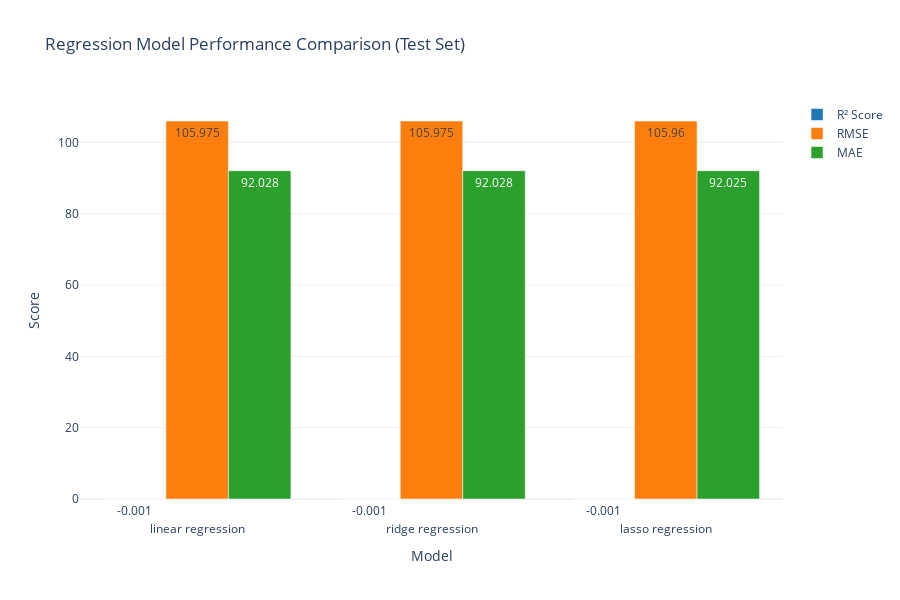

The code cell stored with this chart in its notebook:
### Markdown cell above
## 6. Machine Learning Model Visualizations

### Code cell
# Regression Model Comparison
print("Creating regression model comparison...")

try:
    regression_results = pd.read_csv('models/regression_model_comparison.csv')
    
    fig = go.Figure()
    
    # Add traces for each metric (use test metrics)
    metrics = [('test_r2', 'R² Score'), ('test_rmse', 'RMSE'), ('test_mae', 'MAE')]
    colors = ['#1f77b4', '#ff7f0e', '#2ca02c']
    
    for (col, label), color in zip(metrics, colors):
        if col in regression_results.columns:
            fig.add_trace(go.Bar(
                name=label,
                x=regression_results['model'],
                y=regression_results[col],
                text=regression_results[col].round(3),
                textposition='auto',
                marker_color=color
            ))
    
    fig.update_layout(
        title='Regression Model Performance Comparison (Test Set)',
        xaxis_title='Model',
        yaxis_title='Score',
        barmode='group',
        template='plotly_white',
        height=600
    )
    
    fig.write_html(f'{viz_dir}/regression_model_comparison.html')
    fig.show()
    print("✓ Regression model comparison saved!")
except FileNotFoundError:
    print("⚠ Regression model results not found")

### Figure 1 — Plotly figure (JSON) as saved in the notebook; plotly's stock layout.template omitted (floating-point values rounded to 4 significant figures)
{"data": [{"marker": {"color": "#1f77b4"}, "name": "R² Score", "text": [-0.001, -0.001, -0.001], "textposition": "auto", "type": "bar", "x": ["linear regression", "ridge regression", "lasso regression"], "y": [-0.001454, -0.001456, -0.001178]}, {"marker": {"color": "#ff7f0e"}, "name": "RMSE", "text": [106.0, 106.0, 106.0], "textposition": "auto", "type": "bar", "x": ["linear regression", "ridge regression", "lasso regression"], "y": [106.0, 106.0, 106.0]}, {"marker": {"color": "#2ca02c"}, "name": "MAE", "text": [92.03, 92.03, 92.03], "textposition": "auto", "type": "bar", "x": ["linear regression", "ridge regression", "lasso regression"], "y": [92.03, 92.03, 92.02]}], "layout": {"barmode": "group", "height": 600, "title": {"text": "Regression Model Performance Comparison (Test Set)"}, "xaxis": {"title": {"text": "Model"}}, "yaxis": {"title": {"text": "Score"}}}}
